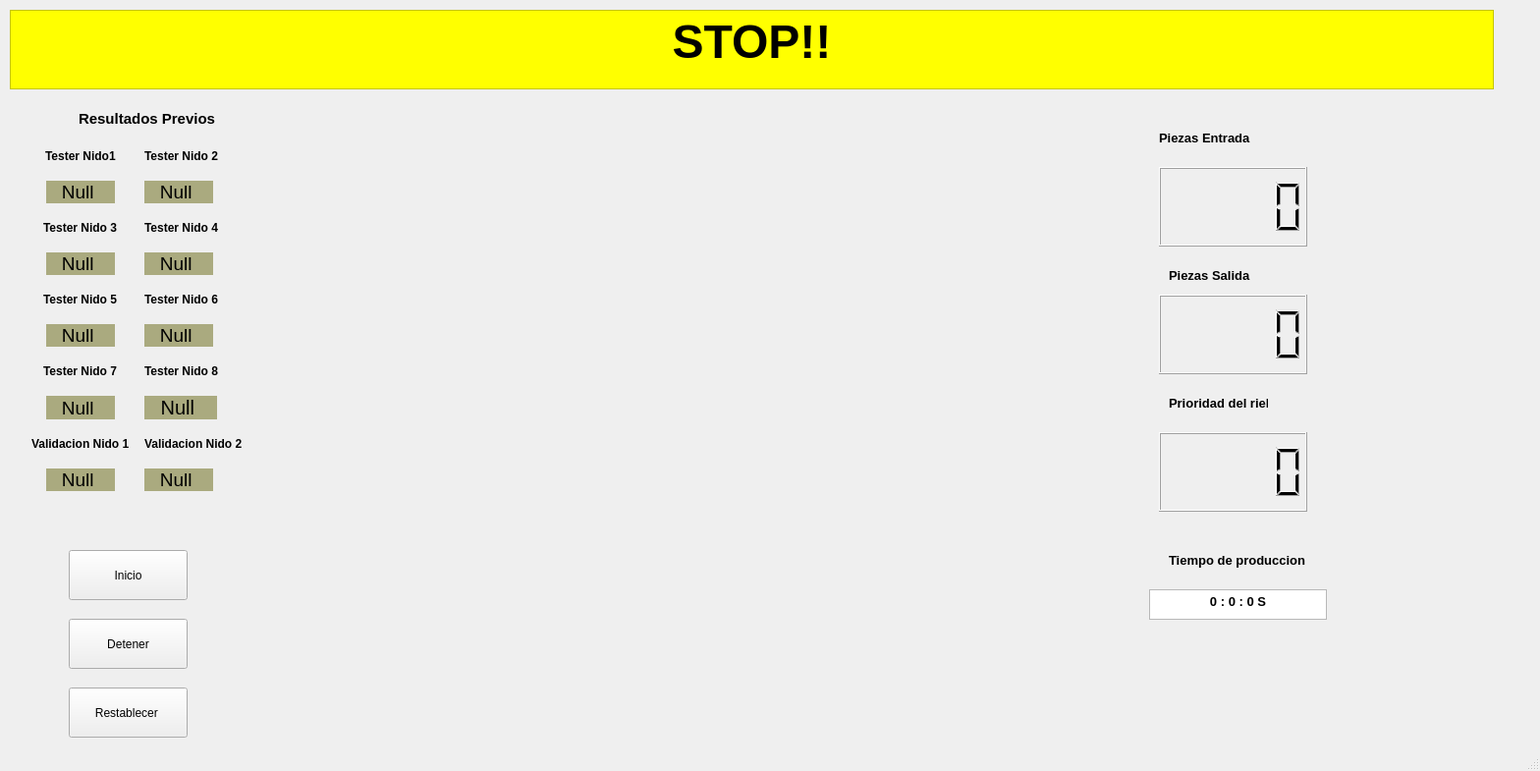
<?xml version="1.0" encoding="UTF-8"?>
<ui version="4.0">
 <class>MainWindow</class>
 <widget class="QMainWindow" name="MainWindow">
  <property name="geometry">
   <rect>
    <x>0</x>
    <y>0</y>
    <width>1568</width>
    <height>785</height>
   </rect>
  </property>
  <property name="windowTitle">
   <string>MainWindow</string>
  </property>
  <widget class="QWidget" name="centralwidget">
   <property name="enabled">
    <bool>true</bool>
   </property>
   <widget class="QPushButton" name="startPushButton">
    <property name="geometry">
     <rect>
      <x>70</x>
      <y>560</y>
      <width>121</width>
      <height>51</height>
     </rect>
    </property>
    <property name="text">
     <string>Inicio</string>
    </property>
   </widget>
   <widget class="QPushButton" name="stopPushButton">
    <property name="geometry">
     <rect>
      <x>70</x>
      <y>630</y>
      <width>121</width>
      <height>51</height>
     </rect>
    </property>
    <property name="text">
     <string>Detener</string>
    </property>
   </widget>
   <widget class="QLCDNumber" name="inputLcdNumber">
    <property name="geometry">
     <rect>
      <x>1180</x>
      <y>170</y>
      <width>151</width>
      <height>81</height>
     </rect>
    </property>
   </widget>
   <widget class="QTextBrowser" name="messagesTextBrowser">
    <property name="geometry">
     <rect>
      <x>10</x>
      <y>10</y>
      <width>1511</width>
      <height>81</height>
     </rect>
    </property>
    <property name="autoFillBackground">
     <bool>false</bool>
    </property>
    <property name="styleSheet">
     <string notr="true">background-color: rgb(255, 255, 0);</string>
    </property>
    <property name="html">
     <string>&lt;!DOCTYPE HTML PUBLIC &quot;-//W3C//DTD HTML 4.0//EN&quot; &quot;http://www.w3.org/TR/REC-html40/strict.dtd&quot;&gt;
&lt;html&gt;&lt;head&gt;&lt;meta name=&quot;qrichtext&quot; content=&quot;1&quot; /&gt;&lt;meta charset=&quot;utf-8&quot; /&gt;&lt;style type=&quot;text/css&quot;&gt;
p, li { white-space: pre-wrap; }
hr { height: 1px; border-width: 0; }
li.unchecked::marker { content: &quot;\2610&quot;; }
li.checked::marker { content: &quot;\2612&quot;; }
&lt;/style&gt;&lt;/head&gt;&lt;body style=&quot; font-family:'Segoe UI'; font-size:9pt; font-weight:400; font-style:normal;&quot;&gt;
&lt;p align=&quot;center&quot; style=&quot; margin-top:0px; margin-bottom:0px; margin-left:0px; margin-right:0px; -qt-block-indent:0; text-indent:0px;&quot;&gt;&lt;span style=&quot; font-size:36pt; font-weight:700;&quot;&gt;STOP!!&lt;/span&gt;&lt;/p&gt;&lt;/body&gt;&lt;/html&gt;</string>
    </property>
   </widget>
   <widget class="QLabel" name="imagesLabel">
    <property name="geometry">
     <rect>
      <x>280</x>
      <y>110</y>
      <width>849</width>
      <height>665</height>
     </rect>
    </property>
    <property name="contextMenuPolicy">
     <enum>Qt::PreventContextMenu</enum>
    </property>
    <property name="text">
     <string/>
    </property>
    <property name="pixmap">
     <pixmap resource="../resources/resources.qrc">:/Images/Tester.png</pixmap>
    </property>
   </widget>
   <widget class="QPushButton" name="RestartPushButton">
    <property name="geometry">
     <rect>
      <x>70</x>
      <y>700</y>
      <width>121</width>
      <height>51</height>
     </rect>
    </property>
    <property name="text">
     <string>Restablecer </string>
    </property>
   </widget>
   <widget class="QLCDNumber" name="outputLcdNumber">
    <property name="geometry">
     <rect>
      <x>1180</x>
      <y>300</y>
      <width>151</width>
      <height>81</height>
     </rect>
    </property>
   </widget>
   <widget class="QLCDNumber" name="railLcdNumber">
    <property name="geometry">
     <rect>
      <x>1180</x>
      <y>440</y>
      <width>151</width>
      <height>81</height>
     </rect>
    </property>
   </widget>
   <widget class="QLabel" name="unitsIntLabel">
    <property name="geometry">
     <rect>
      <x>1180</x>
      <y>130</y>
      <width>141</width>
      <height>20</height>
     </rect>
    </property>
    <property name="font">
     <font>
      <pointsize>10</pointsize>
      <bold>true</bold>
     </font>
    </property>
    <property name="text">
     <string>Piezas Entrada</string>
    </property>
   </widget>
   <widget class="QLabel" name="unitsOutLabel">
    <property name="geometry">
     <rect>
      <x>1190</x>
      <y>270</y>
      <width>111</width>
      <height>20</height>
     </rect>
    </property>
    <property name="font">
     <font>
      <pointsize>10</pointsize>
      <bold>true</bold>
     </font>
    </property>
    <property name="text">
     <string>Piezas Salida</string>
    </property>
   </widget>
   <widget class="QLabel" name="priorityRailLabel">
    <property name="geometry">
     <rect>
      <x>1190</x>
      <y>400</y>
      <width>101</width>
      <height>20</height>
     </rect>
    </property>
    <property name="font">
     <font>
      <pointsize>10</pointsize>
      <bold>true</bold>
     </font>
    </property>
    <property name="text">
     <string>Prioridad del riel</string>
    </property>
   </widget>
   <widget class="QLabel" name="timeProductionLabel">
    <property name="geometry">
     <rect>
      <x>1190</x>
      <y>560</y>
      <width>141</width>
      <height>20</height>
     </rect>
    </property>
    <property name="font">
     <font>
      <pointsize>10</pointsize>
      <bold>true</bold>
     </font>
    </property>
    <property name="text">
     <string>Tiempo de produccion </string>
    </property>
   </widget>
   <widget class="QLabel" name="lastResultLabel">
    <property name="geometry">
     <rect>
      <x>80</x>
      <y>110</y>
      <width>141</width>
      <height>21</height>
     </rect>
    </property>
    <property name="font">
     <font>
      <pointsize>11</pointsize>
      <bold>true</bold>
     </font>
    </property>
    <property name="text">
     <string>Resultados Previos</string>
    </property>
   </widget>
   <widget class="QTextBrowser" name="timeProductionTextBrowser">
    <property name="geometry">
     <rect>
      <x>1170</x>
      <y>600</y>
      <width>181</width>
      <height>31</height>
     </rect>
    </property>
    <property name="html">
     <string>&lt;!DOCTYPE HTML PUBLIC &quot;-//W3C//DTD HTML 4.0//EN&quot; &quot;http://www.w3.org/TR/REC-html40/strict.dtd&quot;&gt;
&lt;html&gt;&lt;head&gt;&lt;meta name=&quot;qrichtext&quot; content=&quot;1&quot; /&gt;&lt;meta charset=&quot;utf-8&quot; /&gt;&lt;style type=&quot;text/css&quot;&gt;
p, li { white-space: pre-wrap; }
hr { height: 1px; border-width: 0; }
li.unchecked::marker { content: &quot;\2610&quot;; }
li.checked::marker { content: &quot;\2612&quot;; }
&lt;/style&gt;&lt;/head&gt;&lt;body style=&quot; font-family:'Segoe UI'; font-size:9pt; font-weight:400; font-style:normal;&quot;&gt;
&lt;p align=&quot;center&quot; style=&quot; margin-top:0px; margin-bottom:0px; margin-left:0px; margin-right:0px; -qt-block-indent:0; text-indent:0px;&quot;&gt;&lt;span style=&quot; font-size:10pt; font-weight:700;&quot;&gt;0 : 0 : 0 S&lt;/span&gt;&lt;/p&gt;&lt;/body&gt;&lt;/html&gt;</string>
    </property>
   </widget>
   <widget class="QWidget" name="layoutWidget">
    <property name="geometry">
     <rect>
      <x>10</x>
      <y>140</y>
      <width>261</width>
      <height>411</height>
     </rect>
    </property>
    <layout class="QFormLayout" name="lastResultQFrom">
     <property name="sizeConstraint">
      <enum>QLayout::SetDefaultConstraint</enum>
     </property>
     <property name="fieldGrowthPolicy">
      <enum>QFormLayout::ExpandingFieldsGrow</enum>
     </property>
     <property name="rowWrapPolicy">
      <enum>QFormLayout::DontWrapRows</enum>
     </property>
     <property name="labelAlignment">
      <set>Qt::AlignBottom|Qt::AlignHCenter</set>
     </property>
     <property name="formAlignment">
      <set>Qt::AlignJustify|Qt::AlignTop</set>
     </property>
     <property name="horizontalSpacing">
      <number>15</number>
     </property>
     <property name="verticalSpacing">
      <number>18</number>
     </property>
     <property name="leftMargin">
      <number>22</number>
     </property>
     <property name="topMargin">
      <number>12</number>
     </property>
     <property name="rightMargin">
      <number>18</number>
     </property>
     <property name="bottomMargin">
      <number>14</number>
     </property>
     <item row="0" column="0">
      <widget class="QLabel" name="testN1Label">
       <property name="font">
        <font>
         <bold>true</bold>
        </font>
       </property>
       <property name="text">
        <string>Tester Nido1</string>
       </property>
      </widget>
     </item>
     <item row="0" column="1">
      <widget class="QLabel" name="testN2Label">
       <property name="font">
        <font>
         <bold>true</bold>
        </font>
       </property>
       <property name="text">
        <string>Tester Nido 2</string>
       </property>
      </widget>
     </item>
     <item row="1" column="0">
      <widget class="QLabel" name="resultN1Label">
       <property name="enabled">
        <bool>true</bool>
       </property>
       <property name="font">
        <font>
         <pointsize>14</pointsize>
         <kerning>true</kerning>
        </font>
       </property>
       <property name="autoFillBackground">
        <bool>false</bool>
       </property>
       <property name="styleSheet">
        <string notr="true">background-color:rgb(170, 170, 127)</string>
       </property>
       <property name="text">
        <string>   Null    </string>
       </property>
      </widget>
     </item>
     <item row="1" column="1">
      <widget class="QLabel" name="resultN2Label">
       <property name="font">
        <font>
         <pointsize>14</pointsize>
        </font>
       </property>
       <property name="styleSheet">
        <string notr="true">background-color:rgb(170, 170, 127)</string>
       </property>
       <property name="text">
        <string>   Null    </string>
       </property>
      </widget>
     </item>
     <item row="2" column="0">
      <widget class="QLabel" name="testN3Label">
       <property name="font">
        <font>
         <bold>true</bold>
        </font>
       </property>
       <property name="text">
        <string>Tester Nido 3</string>
       </property>
      </widget>
     </item>
     <item row="2" column="1">
      <widget class="QLabel" name="testN4Label">
       <property name="font">
        <font>
         <bold>true</bold>
        </font>
       </property>
       <property name="text">
        <string>Tester Nido 4</string>
       </property>
      </widget>
     </item>
     <item row="3" column="0">
      <widget class="QLabel" name="resultN3Label">
       <property name="font">
        <font>
         <pointsize>14</pointsize>
        </font>
       </property>
       <property name="styleSheet">
        <string notr="true">background-color:rgb(170, 170, 127)</string>
       </property>
       <property name="text">
        <string>   Null    </string>
       </property>
      </widget>
     </item>
     <item row="3" column="1">
      <widget class="QLabel" name="resultN4Label">
       <property name="font">
        <font>
         <pointsize>14</pointsize>
        </font>
       </property>
       <property name="styleSheet">
        <string notr="true">background-color:rgb(170, 170, 127)</string>
       </property>
       <property name="text">
        <string>   Null    </string>
       </property>
      </widget>
     </item>
     <item row="4" column="0">
      <widget class="QLabel" name="testN5Label">
       <property name="font">
        <font>
         <bold>true</bold>
        </font>
       </property>
       <property name="text">
        <string>Tester Nido 5</string>
       </property>
      </widget>
     </item>
     <item row="4" column="1">
      <widget class="QLabel" name="testN6Label">
       <property name="font">
        <font>
         <bold>true</bold>
        </font>
       </property>
       <property name="text">
        <string>Tester Nido 6</string>
       </property>
      </widget>
     </item>
     <item row="5" column="0">
      <widget class="QLabel" name="resultN5Label">
       <property name="font">
        <font>
         <pointsize>14</pointsize>
        </font>
       </property>
       <property name="styleSheet">
        <string notr="true">background-color:rgb(170, 170, 127)</string>
       </property>
       <property name="text">
        <string>   Null    </string>
       </property>
      </widget>
     </item>
     <item row="5" column="1">
      <widget class="QLabel" name="resultN6Label">
       <property name="font">
        <font>
         <pointsize>14</pointsize>
        </font>
       </property>
       <property name="styleSheet">
        <string notr="true">background-color:rgb(170, 170, 127)</string>
       </property>
       <property name="text">
        <string>   Null    </string>
       </property>
      </widget>
     </item>
     <item row="6" column="0">
      <widget class="QLabel" name="testN7Label">
       <property name="font">
        <font>
         <bold>true</bold>
        </font>
       </property>
       <property name="text">
        <string>Tester Nido 7</string>
       </property>
      </widget>
     </item>
     <item row="6" column="1">
      <widget class="QLabel" name="testN8Label">
       <property name="font">
        <font>
         <bold>true</bold>
        </font>
       </property>
       <property name="text">
        <string>Tester Nido 8</string>
       </property>
      </widget>
     </item>
     <item row="7" column="0">
      <widget class="QLabel" name="resultN7Label">
       <property name="font">
        <font>
         <pointsize>14</pointsize>
        </font>
       </property>
       <property name="styleSheet">
        <string notr="true">background-color:rgb(170, 170, 127)</string>
       </property>
       <property name="text">
        <string>   Null    </string>
       </property>
      </widget>
     </item>
     <item row="7" column="1">
      <widget class="QLabel" name="resultN8Label">
       <property name="font">
        <font>
         <pointsize>15</pointsize>
        </font>
       </property>
       <property name="styleSheet">
        <string notr="true">background-color:rgb(170, 170, 127)</string>
       </property>
       <property name="text">
        <string>   Null    </string>
       </property>
      </widget>
     </item>
     <item row="8" column="0">
      <widget class="QLabel" name="validationN1Label">
       <property name="font">
        <font>
         <bold>true</bold>
        </font>
       </property>
       <property name="text">
        <string>Validacion Nido 1</string>
       </property>
      </widget>
     </item>
     <item row="8" column="1">
      <widget class="QLabel" name="validationN2Label">
       <property name="font">
        <font>
         <bold>true</bold>
        </font>
       </property>
       <property name="text">
        <string>Validacion Nido 2</string>
       </property>
      </widget>
     </item>
     <item row="9" column="0">
      <widget class="QLabel" name="resultValidationN1Label">
       <property name="font">
        <font>
         <pointsize>14</pointsize>
        </font>
       </property>
       <property name="styleSheet">
        <string notr="true">background-color:rgb(170, 170, 127)</string>
       </property>
       <property name="text">
        <string>   Null    </string>
       </property>
      </widget>
     </item>
     <item row="9" column="1">
      <widget class="QLabel" name="resultValidationN2Label">
       <property name="font">
        <font>
         <pointsize>14</pointsize>
        </font>
       </property>
       <property name="styleSheet">
        <string notr="true">background-color:rgb(170, 170, 127)</string>
       </property>
       <property name="text">
        <string>   Null    </string>
       </property>
      </widget>
     </item>
    </layout>
   </widget>
   <zorder>imagesLabel</zorder>
   <zorder>startPushButton</zorder>
   <zorder>stopPushButton</zorder>
   <zorder>inputLcdNumber</zorder>
   <zorder>messagesTextBrowser</zorder>
   <zorder>RestartPushButton</zorder>
   <zorder>outputLcdNumber</zorder>
   <zorder>railLcdNumber</zorder>
   <zorder>unitsIntLabel</zorder>
   <zorder>unitsOutLabel</zorder>
   <zorder>priorityRailLabel</zorder>
   <zorder>timeProductionLabel</zorder>
   <zorder>lastResultLabel</zorder>
   <zorder>timeProductionTextBrowser</zorder>
   <zorder>layoutWidget</zorder>
  </widget>
  <widget class="QMenuBar" name="menubar">
   <property name="geometry">
    <rect>
     <x>0</x>
     <y>0</y>
     <width>1568</width>
     <height>22</height>
    </rect>
   </property>
  </widget>
  <widget class="QStatusBar" name="statusbar"/>
 </widget>
 <resources>
  <include location="../resources/resources.qrc"/>
 </resources>
 <connections/>
</ui>
